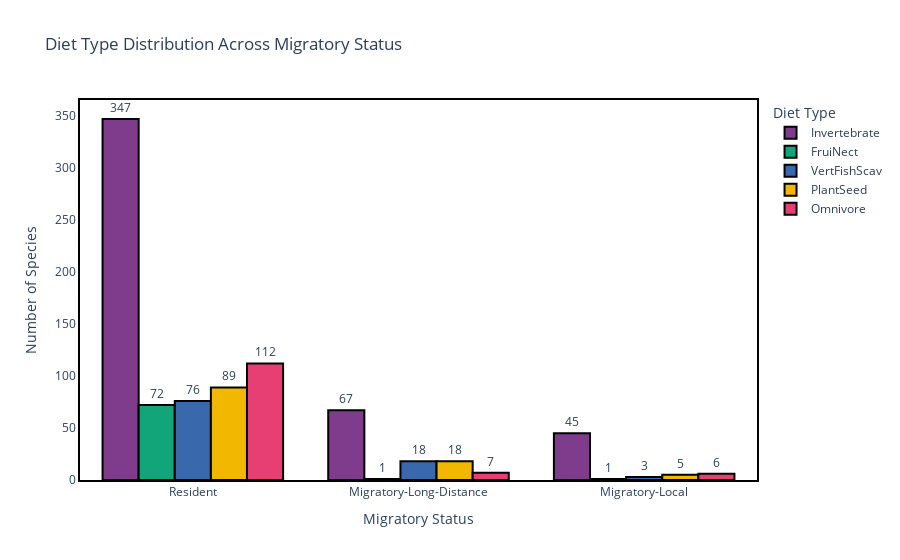

The code cell stored with this chart in its notebook:
### Markdown cell above
### Diet Type Distribution across Migratory Status

### Code cell
# Get unique diet types and migratory statuses
diets = birds_df['diet'].unique()
migratory_statuses = birds_df['migratory_status'].unique()

# Define pastel1 color palette
palette = px.colors.qualitative.Bold
color_map = {diet: palette[i % len(palette)] for i, diet in enumerate(diets)}

# Create traces for each diet type
traces = []
for diet in diets:
    counts = birds_df[birds_df['diet'] == diet]['migratory_status'].value_counts()
    counts = counts.reindex(migratory_statuses, fill_value=0)
    traces.append(
        go.Bar(x=migratory_statuses,y=counts.values,name=diet,marker=dict(color=color_map[diet],line=dict(color='black', width=2)),
            text=counts.values,textposition='outside'))

# Create figure
fig = go.Figure(data=traces)

# Layout
fig.update_layout(barmode='group',title='Diet Type Distribution Across Migratory Status',
    xaxis_title='Migratory Status', yaxis_title='Number of Species',
    plot_bgcolor='white',
    xaxis=dict(showgrid=False, linecolor='black', linewidth=2, mirror=True),
    yaxis=dict(showgrid=False, linecolor='black', linewidth=2, mirror=True),
    font=dict(size=12),
    legend_title='Diet Type')
fig.show()

### Figure 1 — Plotly figure (JSON) as saved in the notebook; plotly's stock layout.template omitted (floating-point values rounded to 4 significant figures)
{"data": [{"marker": {"color": "rgb(127, 60, 141)", "line": {"color": "black", "width": 2}}, "name": "Invertebrate", "text": [347.0, 67.0, 45.0], "textposition": "outside", "type": "bar", "x": ["Resident", "Migratory-Long-Distance", "Migratory-Local"], "y": [347, 67, 45]}, {"marker": {"color": "rgb(17, 165, 121)", "line": {"color": "black", "width": 2}}, "name": "FruiNect", "text": [72.0, 1.0, 1.0], "textposition": "outside", "type": "bar", "x": ["Resident", "Migratory-Long-Distance", "Migratory-Local"], "y": [72, 1, 1]}, {"marker": {"color": "rgb(57, 105, 172)", "line": {"color": "black", "width": 2}}, "name": "VertFishScav", "text": [76.0, 18.0, 3.0], "textposition": "outside", "type": "bar", "x": ["Resident", "Migratory-Long-Distance", "Migratory-Local"], "y": [76, 18, 3]}, {"marker": {"color": "rgb(242, 183, 1)", "line": {"color": "black", "width": 2}}, "name": "PlantSeed", "text": [89.0, 18.0, 5.0], "textposition": "outside", "type": "bar", "x": ["Resident", "Migratory-Long-Distance", "Migratory-Local"], "y": [89, 18, 5]}, {"marker": {"color": "rgb(231, 63, 116)", "line": {"color": "black", "width": 2}}, "name": "Omnivore", "text": [112.0, 7.0, 6.0], "textposition": "outside", "type": "bar", "x": ["Resident", "Migratory-Long-Distance", "Migratory-Local"], "y": [112, 7, 6]}], "layout": {"barmode": "group", "font": {"size": 12}, "legend": {"title": {"text": "Diet Type"}}, "plot_bgcolor": "white", "title": {"text": "Diet Type Distribution Across Migratory Status"}, "xaxis": {"linecolor": "black", "linewidth": 2, "mirror": true, "showgrid": false, "title": {"text": "Migratory Status"}}, "yaxis": {"linecolor": "black", "linewidth": 2, "mirror": true, "showgrid": false, "title": {"text": "Number of Species"}}}}
